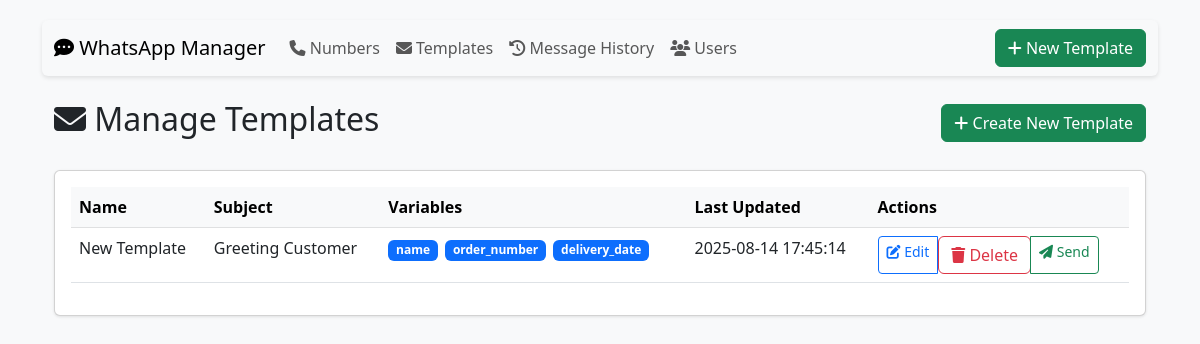
Page /templates on the earlier database version.
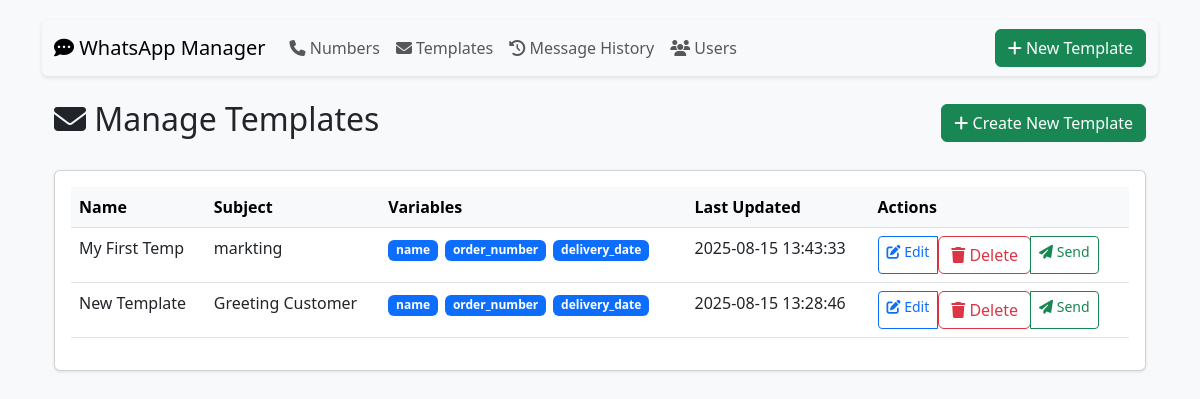
Same page on the later database version.
### tables this page shows
CREATE TABLE templates (
                id INTEGER PRIMARY KEY AUTOINCREMENT,
                name TEXT UNIQUE,
                subject TEXT,
                body TEXT,
                created_at TEXT DEFAULT CURRENT_TIMESTAMP,
                updated_at TEXT DEFAULT CURRENT_TIMESTAMP
            );

### app.py (the view, shortened to what this page needs)
@app.route('/templates', methods=['GET', 'POST'])
def manage_templates():
    templates = get_all_templates()
    return render_template('manage_templates.html', templates=templates)

### app.py (called while the page is built)
@app.context_processor
def utility_processor():
    return dict(get_template_variables=get_template_variables)

def get_template_variables(template_body):
    return re.findall(r'{{\s*(\w+)\s*}}', template_body)

def get_all_templates():
    with sqlite3.connect('database.db') as conn:
        conn.row_factory = sqlite3.Row
        cursor = conn.execute('SELECT * FROM templates ORDER BY name')
        return cursor.fetchall()

### templates/manage_templates.html
{% extends "base.html" %}
{% block content %}
<div class="container mt-4">
    <div class="d-flex justify-content-between align-items-center mb-4">
        <h2><i class="fas fa-envelope"></i> Manage Templates</h2>
        <a href="{{ url_for('create_template') }}" class="btn btn-success">
            <i class="fas fa-plus"></i> Create New Template
        </a>
    </div>
    <div class="card">
        <div class="card-body">
            {% if templates %}
            <div class="table-responsive">
                <table class="table table-hover">
                    <thead class="table-light">
                        <tr>
                            <th>Name</th>
                            <th>Subject</th>
                            <th>Variables</th>
                            <th>Last Updated</th>
                            <th>Actions</th>
                        </tr>
                    </thead>
                    <tbody>
                        {% for template in templates %}
                        <tr>
                            <td>{{ template['name'] }}</td>
                            <td>{{ template['subject'] }}</td>
                            <td>
                                {% set vars = get_template_variables(template['body']) %}
                                {% for var in vars %}
                                    <span class="badge bg-primary">{{ var }}</span>
                                {% endfor %}
                            </td>
                            <td>{{ template['updated_at'] }}</td>
                            <td>
                                <div class="btn-group btn-group-sm">
                                    <a href="{{ url_for('edit_template', template_id=template['id']) }}"
                                       class="btn btn-outline-primary">
                                        <i class="fas fa-edit"></i> Edit
                                    </a>
                                    <form method="POST" action="{{ url_for('delete_template', template_id=template['id']) }}"
                                          onsubmit="return confirm('Are you sure you want to delete this template?');">
                                        <button type="submit" class="btn btn-outline-danger">
                                            <i class="fas fa-trash"></i> Delete
                                        </button>
                                    </form>
                                    <a href="{{ url_for('send_template', template_id=template['id']) }}"
                                       class="btn btn-outline-success">
                                        <i class="fas fa-paper-plane"></i> Send
                                    </a>
                                </div>
                            </td>
                        </tr>
                        {% endfor %}
                    </tbody>
                </table>
            </div>
            {% else %}
            <div class="alert alert-info">
                <i class="fas fa-info-circle"></i> No templates found. Create one to get started!
            </div>
            {% endif %}
        </div>
    </div>
</div>
{% endblock %}

Differences in the rows shown:
added templates: name "My First Temp", subject "markting", vars "name" "order_number" "delivery_date", updated_at "2025-08-15 13:43:33"
changed templates "New Template": updated_at "2025-08-14 17:45:14" → "2025-08-15 13:28:46"
